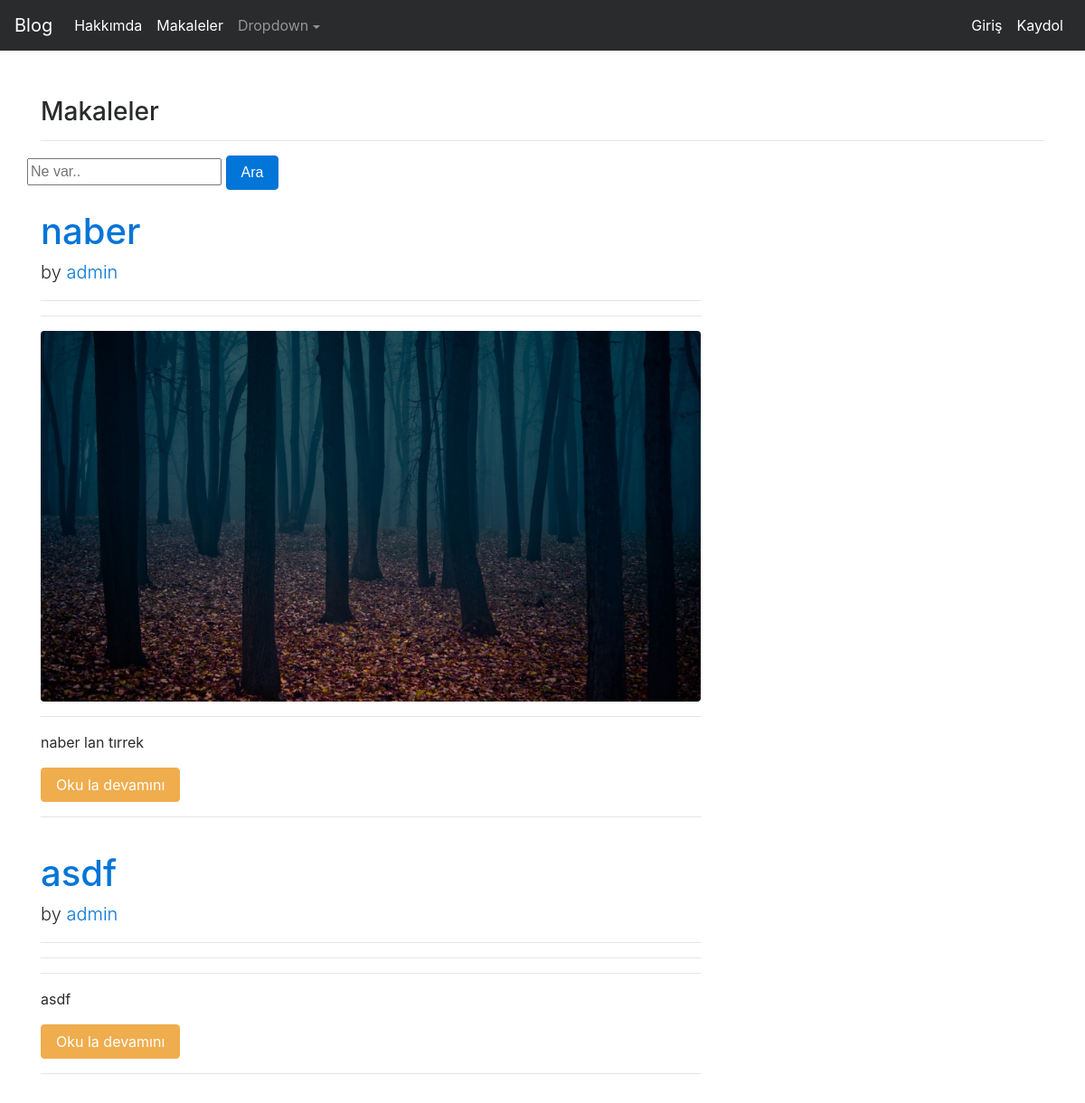
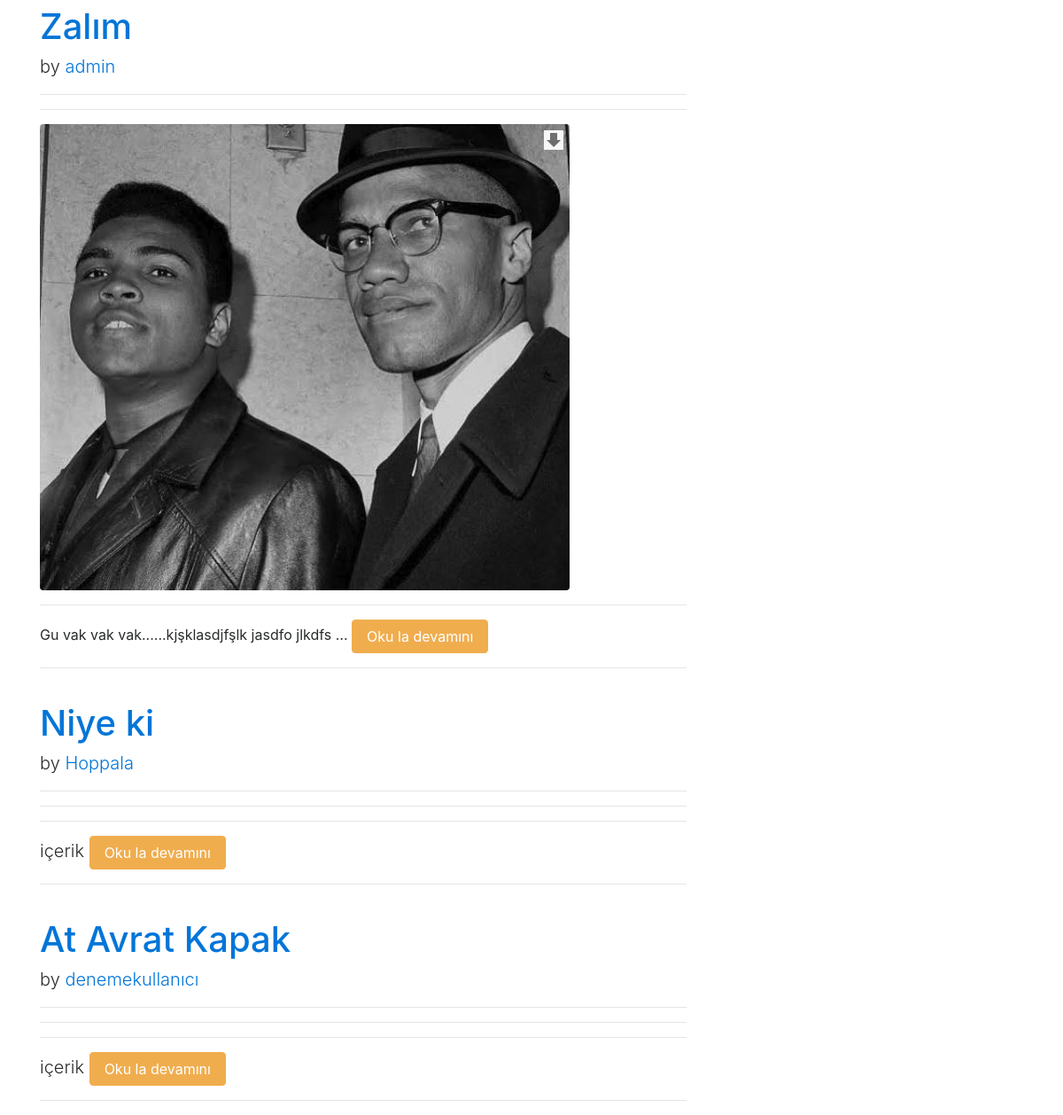
/makale/, run on the app's committed database (2 pictures, top to bottom).
### makale/models.py (models this page shows, shortened)
class Makale(models.Model):
    yazar = models.ForeignKey("auth.User",on_delete = models.CASCADE,verbose_name = "Yazar")
    baslik = models.CharField(max_length = 50,verbose_name="Başlık")
    icerik = RichTextField()
    olusturmaZamani = models.DateTimeField(auto_now_add = True,verbose_name="Oluşturulma Tarihi")
    article_image = models.FileField(blank = True, null = True,verbose_name="Foto Ekle",upload_to='media/')
    class Meta:
        ordering = ['-olusturmaZamani']

### makale/views.py (the view)
# urls.py: path('makale/', include("makale.urls")),
def makale(request):
    keyword = request.GET.get("keyword")
    if keyword:
        articles = Makale.objects.filter(baslik__contains = keyword)
        return render(request,"articles.html",{"articles":articles})
    articles = Makale.objects.all()
    return render(request,"articles.html",{"articles":articles})

### templates/articles.html (shortened to what this page needs)
{% extends "layout.html" %}
{% block body %}
    <h3>Makaleler</h3><hr>
    <div class="row">
        <form>
            <input type="text" name="keyword" class="input-sm" maxlength="64" placeholder="Ne var.." />
            <button type="submit" class="btn btn-primary">Ara</button>
    </div>
    {% if articles %}
        {% for makaleler in articles %}
            <div class="row">
                <div class="col-lg-8">
                    <a href="{% url 'makale:detail' makaleler.id %}" target="blank">
                        <h1 class="mt-4">{{makaleler.baslik}}</h1>
                    </a>
                    <p class="lead">
                        by
                        <a href="#">{{makaleler.yazar}}</a>
                    </p><hr>
                    <p>{{makaleler.oluşturmaZamanı}}</p><hr>
                    {% if makaleler.article_image %}
                        <a href="{% url 'makale:detail' makaleler.id %}" target="blank">
                            <img class="img-fluid rounded" src="{{makaleler.article_image.url}}" alt="">
                        </a>
                    {% endif %}<hr>
                    <p class="lead">
                        {{makaleler.icerik | safe | truncatewords:6 }}
                        <a href="{% url 'makale:detail' makaleler.id %}" class="btn btn-warning">Oku la devamını</a>
                    </p>
                    <hr>
                </div>
            </div>
        {% endfor %}
    {%else%}
    <p class="alert alert-danger">"Yok bişi</p>
    {% endif %}
{% endblock body %}

### templates/layout.html (shortened to what this page needs)
<!DOCTYPE html>
{% load static %}
<html lang="tr">
<head>
    <link rel="stylesheet" href="{% static '\css\bootstrap.min.css' %}">
</head>
<body>
    {% include "includes/navbar.html" %}
     <div style="margin-top: 5%;" class="container" ><br><br>
        {% block body %}
        {% endblock  %}
     </div>
</body>
</html>

### templates/includes/navbar.html (shortened to what this page needs)
<nav class="navbar navbar-toggleable-md navbar-inverse fixed-top bg-inverse">
      <a class="navbar-brand" href="{% url 'index' %}">Blog</a>
      <div class="collapse navbar-collapse" id="navbarsExampleDefault">
        <ul class="navbar-nav mr-auto">
          <li class="nav-item active">
            <a class="nav-link" href="{% url 'about' %}">Hakkımda</a>
          </li>
          <li class="nav-item active">
            <a class="nav-link" href="{% url 'makale:makale' %}">Makaleler</a>
          </li>
          <li class="nav-item dropdown">
            <a class="nav-link dropdown-toggle" href="http://example.com" id="dropdown01" data-toggle="dropdown" aria-haspopup="true" aria-expanded="false">Dropdown</a>
          </li>
        </ul>
        <ul class="navbar-nav ml-auto">
          {% if request.user.is_authenticated %}
            <li class="nav-item active">
              <a class="nav-link" href="{% url 'makale:dashboard' %}">
                Kontrol Paneli
              </a>
            </li>
            <li class="nav-item active">
              <a class="nav-link" href="{% url 'user:logoutUser' %}">
                Terkol
              </a>
            </li>
          {% else  %}
            <li class="nav-item active">
              <a class="nav-link" href="{% url 'user:loginUser' %}">Giriş</a>
            </li>
          {% endif %}
          <li class="nav-item active">
            <a class="nav-link" href="{% url 'user:register' %}">Kaydol</a>
          </li>
        </ul>
      </div>
    </nav>

### data on the page
Makale: baslik "naber", yazar "admin", article_image (picture), icerik "naber lan tırrek"
Makale: baslik "asdf", yazar "admin", icerik "asdf"
Makale: baslik "Zalım", yazar "admin", article_image (picture), icerik "Gu vak vak vak......kjşklasdjfşlk jasdfo jlkdfs …"
Makale: baslik "Niye ki", yazar "Hoppala", icerik "içerik"
Makale: baslik "At Avrat Kapak", yazar "denemekullanıcı", icerik "içerik"
